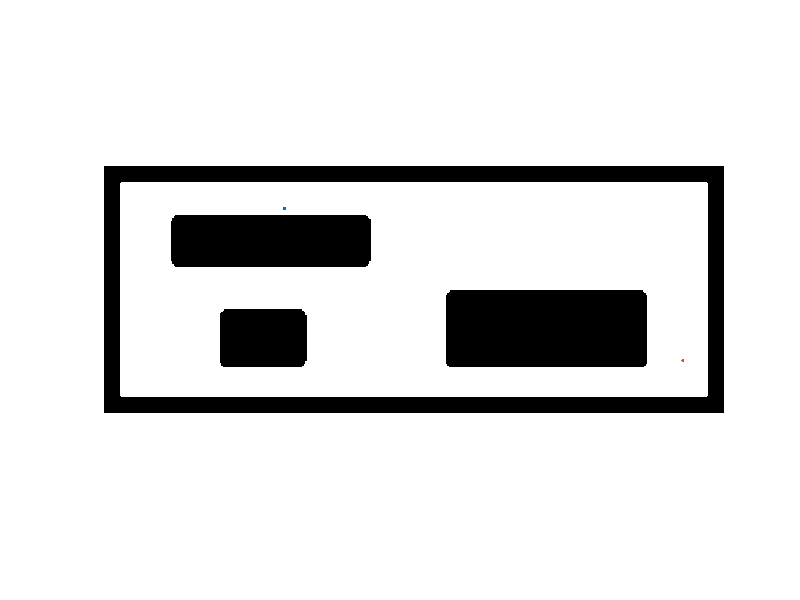

Here is the MATLAB script that generated this plot: (Note: this script raises an error after producing the figure.)
load("image_map.mat");
imshow(image_map)
hold on

rows_number = size(image_map, 1);
cols_number = size(image_map, 2);

q_s = [30, 125];
q_f = [135 400];
scatter(q_s(2), q_s(1), 7, "red", "filled")
scatter(q_f(2), q_f(1), 5, "red", "filled")

N_ITERATIONS = 50;
MAX_N_TRIES = 10;
n_tries = 0;

delta = 10;
NODES = q_s;
solved = 0;

while ~solved && n_tries < MAX_N_TRIES
    % Try to generate N_ITERATIONS nodes 
    for i = 1:N_ITERATIONS
    
        q_rand = [randi(rows_number), randi(cols_number)];
        
        q_near_index = get_closest_index(q_rand, NODES);
        q_near = NODES(q_near_index,:);
    
        direction = q_rand-NODES(q_near_index,:);
        normalized_direction = direction/norm(direction)*delta;
        q_new = q_near + round(normalized_direction);
        
        % If q_new is feasible and there are no collisions draw a blue line
        if q_new(1) > 0 && q_new(2) >0 && q_new(1) < rows_number && q_new(2) < cols_number
            if ~check_collisions(image_map, q_near, q_new, delta)
                NODES(end+1,:) = q_new;
                scatter(q_new(2), q_new(1), 10, "green", "filled")
                line([q_near(2),q_new(2)], [q_near(1), q_new(1)], "linestyle", "-", "color", "blue")
            end
        end
    end
    
    % check if there is a node that can be connected to q_f
    % and report the failure or success of the algorithm
    NEW_NODES = NODES;
    while size(NEW_NODES, 1) && ~solved
    
        q_best_index = get_closest_index(q_f, NEW_NODES);
        q_best = NEW_NODES(q_best_index,:);
    
        if ~check_collisions(image_map, q_best, q_f, 10*delta)
            line([q_best(2),q_f(2)], [q_best(1), q_f(1)], "linestyle", "-", "color", "green")
            solved = 1;
        else
            NEW_NODES(q_best_index,:) = [];
        end
    end
    n_tries = n_tries+1;
    if solved
        sprintf("Solution found")
    else
        sprintf("Try #%d: No solution found!", n_tries)
    end
end
